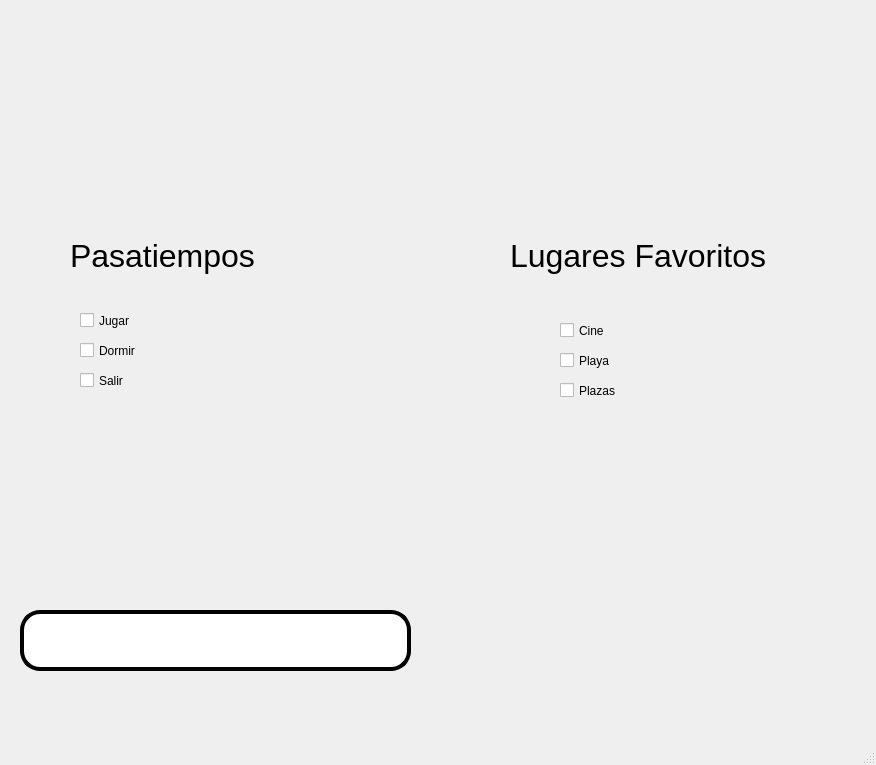
<?xml version="1.0" encoding="UTF-8"?>
<ui version="4.0">
 <class>MainWindow</class>
 <widget class="QMainWindow" name="MainWindow">
  <property name="geometry">
   <rect>
    <x>0</x>
    <y>0</y>
    <width>876</width>
    <height>765</height>
   </rect>
  </property>
  <property name="windowTitle">
   <string>MainWindow</string>
  </property>
  <widget class="QWidget" name="centralwidget">
   <widget class="QLabel" name="label">
    <property name="geometry">
     <rect>
      <x>0</x>
      <y>10</y>
      <width>241</width>
      <height>131</height>
     </rect>
    </property>
    <property name="styleSheet">
     <string notr="true"/>
    </property>
    <property name="text">
     <string/>
    </property>
    <property name="pixmap">
     <pixmap resource="../../Archivos/Recursos.qrc">:/Logos/Archivos/log_uat_nuevo.png</pixmap>
    </property>
    <property name="scaledContents">
     <bool>true</bool>
    </property>
   </widget>
   <widget class="QLabel" name="label_2">
    <property name="geometry">
     <rect>
      <x>560</x>
      <y>0</y>
      <width>241</width>
      <height>131</height>
     </rect>
    </property>
    <property name="styleSheet">
     <string notr="true"/>
    </property>
    <property name="text">
     <string/>
    </property>
    <property name="pixmap">
     <pixmap resource="../../Archivos/Recursos.qrc">:/Logos/Archivos/FIT_logo_vertical.png</pixmap>
    </property>
    <property name="scaledContents">
     <bool>true</bool>
    </property>
   </widget>
   <widget class="QLabel" name="label_3">
    <property name="geometry">
     <rect>
      <x>640</x>
      <y>580</y>
      <width>241</width>
      <height>131</height>
     </rect>
    </property>
    <property name="styleSheet">
     <string notr="true"/>
    </property>
    <property name="text">
     <string/>
    </property>
    <property name="pixmap">
     <pixmap resource="../../Archivos/Recursos.qrc">:/Logos/Archivos/Gatos.png</pixmap>
    </property>
    <property name="scaledContents">
     <bool>true</bool>
    </property>
   </widget>
   <widget class="QLabel" name="label_4">
    <property name="geometry">
     <rect>
      <x>70</x>
      <y>230</y>
      <width>231</width>
      <height>51</height>
     </rect>
    </property>
    <property name="font">
     <font>
      <pointsize>24</pointsize>
     </font>
    </property>
    <property name="text">
     <string>Pasatiempos</string>
    </property>
   </widget>
   <widget class="QLineEdit" name="txt_Valor">
    <property name="geometry">
     <rect>
      <x>20</x>
      <y>610</y>
      <width>391</width>
      <height>61</height>
     </rect>
    </property>
    <property name="font">
     <font>
      <pointsize>24</pointsize>
      <weight>75</weight>
      <bold>true</bold>
     </font>
    </property>
    <property name="styleSheet">
     <string notr="true">background-color: rgb(255,255,255);
border:4px solid black;
border-radius: 20px;</string>
    </property>
    <property name="text">
     <string/>
    </property>
    <property name="alignment">
     <set>Qt::AlignCenter</set>
    </property>
   </widget>
   <widget class="QLabel" name="label_5">
    <property name="geometry">
     <rect>
      <x>510</x>
      <y>230</y>
      <width>321</width>
      <height>51</height>
     </rect>
    </property>
    <property name="font">
     <font>
      <pointsize>24</pointsize>
     </font>
    </property>
    <property name="text">
     <string>Lugares Favoritos</string>
    </property>
   </widget>
   <widget class="QCheckBox" name="cb_salir">
    <property name="geometry">
     <rect>
      <x>80</x>
      <y>370</y>
      <width>141</width>
      <height>21</height>
     </rect>
    </property>
    <property name="text">
     <string>Salir</string>
    </property>
   </widget>
   <widget class="QCheckBox" name="cb_dormir">
    <property name="geometry">
     <rect>
      <x>80</x>
      <y>340</y>
      <width>141</width>
      <height>21</height>
     </rect>
    </property>
    <property name="text">
     <string>Dormir</string>
    </property>
   </widget>
   <widget class="QCheckBox" name="cb_jugar">
    <property name="geometry">
     <rect>
      <x>80</x>
      <y>310</y>
      <width>141</width>
      <height>21</height>
     </rect>
    </property>
    <property name="text">
     <string>Jugar</string>
    </property>
   </widget>
   <widget class="QCheckBox" name="cb_plazas">
    <property name="geometry">
     <rect>
      <x>560</x>
      <y>380</y>
      <width>141</width>
      <height>21</height>
     </rect>
    </property>
    <property name="text">
     <string>Plazas</string>
    </property>
   </widget>
   <widget class="QCheckBox" name="cb_cine">
    <property name="geometry">
     <rect>
      <x>560</x>
      <y>320</y>
      <width>141</width>
      <height>21</height>
     </rect>
    </property>
    <property name="text">
     <string>Cine</string>
    </property>
   </widget>
   <widget class="QCheckBox" name="cb_playa">
    <property name="geometry">
     <rect>
      <x>560</x>
      <y>350</y>
      <width>141</width>
      <height>21</height>
     </rect>
    </property>
    <property name="text">
     <string>Playa</string>
    </property>
   </widget>
  </widget>
  <widget class="QMenuBar" name="menubar">
   <property name="geometry">
    <rect>
     <x>0</x>
     <y>0</y>
     <width>876</width>
     <height>26</height>
    </rect>
   </property>
  </widget>
  <widget class="QStatusBar" name="statusbar"/>
 </widget>
 <resources>
  <include location="../../Archivos/Recursos.qrc"/>
  <include location="../../Archivos/Recursos.qrc"/>
 </resources>
 <connections/>
</ui>
